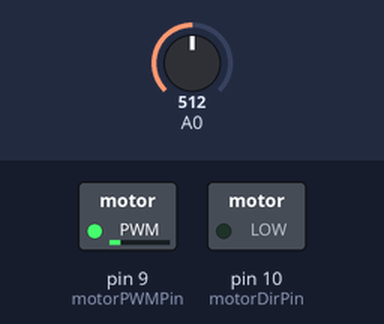
The sketch below on a simulated Arduino Uno, built with avr-gcc and run on an emulated ATmega328P. Parts: switched loads named in the sketch (green lamp = pin HIGH). Inputs (shaded band) come from the test bench; at power-on: A0 = 512. What the sketch prints to the serial monitor is not drawn.

Above: at 1.2 s.
1.3 s: A0 set to 141
At 2.2 s:
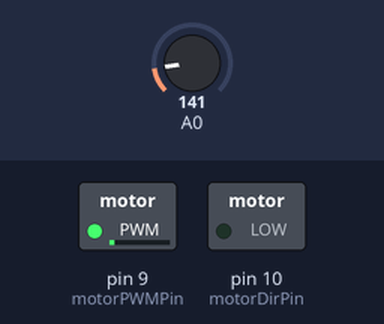
2.8 s: A0 set to 135
At 3.3 s:
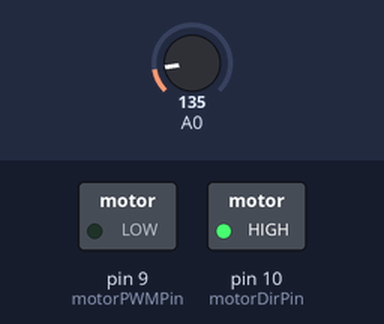
4.3 s: A0 set to 122
At 5.5 s:
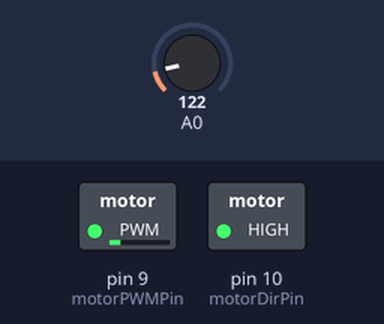
5.8 s: A0 set to 306
At 6.8 s:
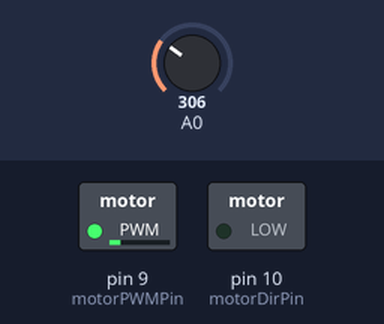
Timing chart, 0 to 8.8 s (numbered marks = the images above; inputs shaded):
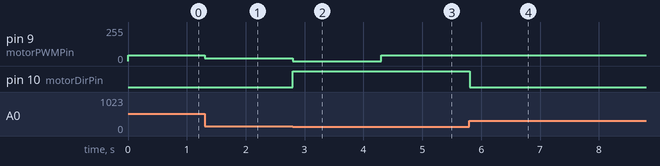

Measured:
- the behaviour switches between 136 and 135 on A0 (found by bisection; images 1 and 2)
- after the input at 1.3 s, pin 9 (motorPWMPin): 45/255 → 21/255 at once
- after the input at 2.8 s, pin 9 (motorPWMPin): 21/255 → 0/255 at once; pin 10 (motorDirPin): LOW → HIGH at once
- after the input at 4.3 s, pin 9 (motorPWMPin): 0/255 → 45/255 at once
- after the input at 5.8 s, pin 10 (motorDirPin): HIGH → LOW at once

The sketch:

moter_portocall_includ.ino
```cpp
// 모터 제어 성공 프로토콜 포함본
String ledString=" "; //프로토콜
String serArray[5];//프로토콜
int16_t R ;//프로토콜
const int motorDirPin = 10; // L298 Input 1
const int motorPWMPin = 9; // L298 Input 2
int sensorValue = 0;
float Kp =9;
float targetDeg = 300;
int a=0;
int b=0;
float targetDeg_ex=0;

void setup() {
  // put your setup code here, to run once:
  pinMode(motorDirPin, OUTPUT);
  pinMode(motorPWMPin, OUTPUT);
  Serial.begin(115200);
}

void loop() {
  control();
  sensorValue = analogRead(A0);
  // put your main code here, to run repeatedly:

  targetDeg=R;
  float motorDeg = (sensorValue-135)/2.46; //아날로그 센서
  float error=targetDeg-motorDeg;//200-90=110
  // 타겟값 180 현재값 20  두값 차이 160 5씩 더해가면서
  //접근 만약에 5보다 작으면 최종값 입력
  //한번만 targetDeg_ex=moterDeg+5
  // error= moterDeg-targetDeg_ex;
  // targetDeg_ex>=moterDeg; 선택 연산자는 0; 센싱
   if(abs(error)<=5)
  {
    float control = (Kp*error);
    doMotor( (error>=0)?HIGH:LOW, min(abs(control), 255));
  }
  if(abs(error)>5)
  {
    if(a==0)
    {
      if(error>=0)
      {
        targetDeg_ex=motorDeg+5;
        b=1;
        a=1;
      }
      if(error<0)
      {
        targetDeg_ex=motorDeg-5;
        b=2;
        a=1;

      }


    }

      error= targetDeg_ex-motorDeg;
      float control = (Kp*error);
      doMotor( (error>=0)?HIGH:LOW, min(abs(control), 255));
  }
  if(b==1){
      if(targetDeg_ex>=motorDeg)
    {
      a=0;
    }
  }
  if(b==2){
      if(targetDeg_ex<motorDeg)
    {
      a=0;
    }
  }


  Serial.print("  a");
  Serial.print(a);

  Serial.print("  motorDeg");
  Serial.println(motorDeg);

}
void doMotor(bool dir, int vel) // 모터 제어 코드
{
  digitalWrite(motorDirPin, dir);
  Serial.print(dir);Serial.print("   ");
  analogWrite(motorPWMPin, vel);
  Serial.print(vel);
  Serial.print("   ");
}
void control()
{
   if(Serial.available()){

    char ch = Serial.read();
    ledString+=ch;
    if(ch == '*'){
      //Serial.print('2');
      if(ledString.length()>0){
        int startCMD =0;
        int tmpcnt=0;
        int idx;
        String tmpString=ledString;
        tmpString.trim();
        while(tmpString.length()>0){
          idx = tmpString.indexOf(",");
          if(idx == -1){
            serArray[tmpcnt]= tmpString;
            serArray[tmpcnt].trim();
            tmpcnt++;
            break;
          }
          serArray[tmpcnt] = tmpString.substring(0,idx);
          tmpString = tmpString.substring(idx+1);
          tmpString.trim();
          serArray[tmpcnt].trim();
          tmpcnt++;
        }
        if(serArray[0]=="R"){
          R= serArray[1].toInt();
          Serial.println(R);
        }
      }
      ledString = "";

    }
  }
}
```
